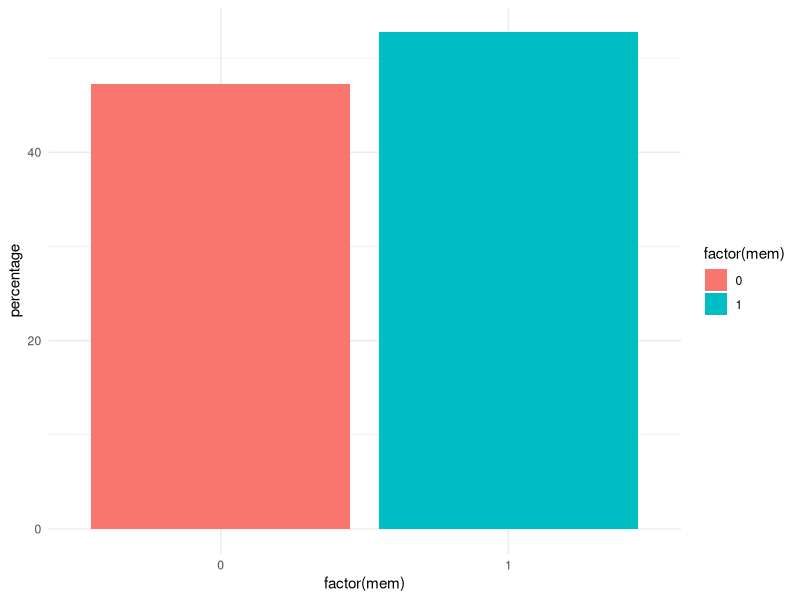
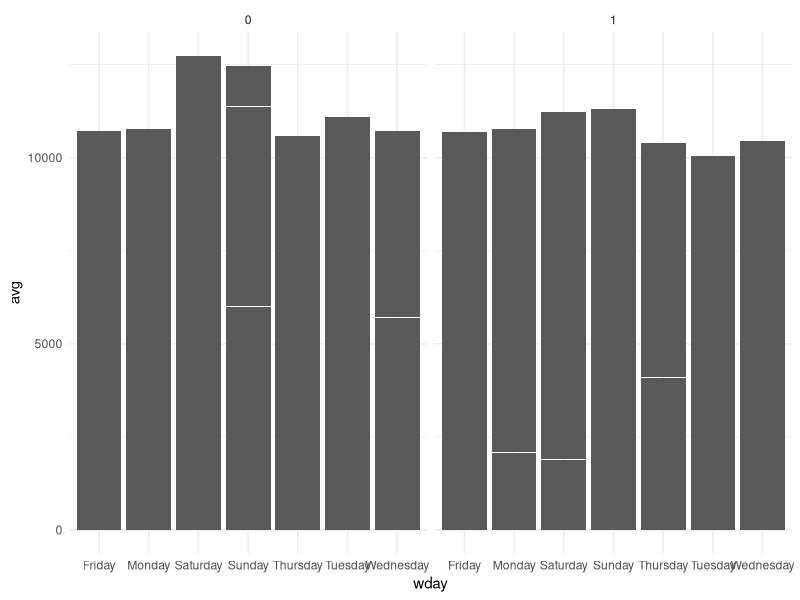
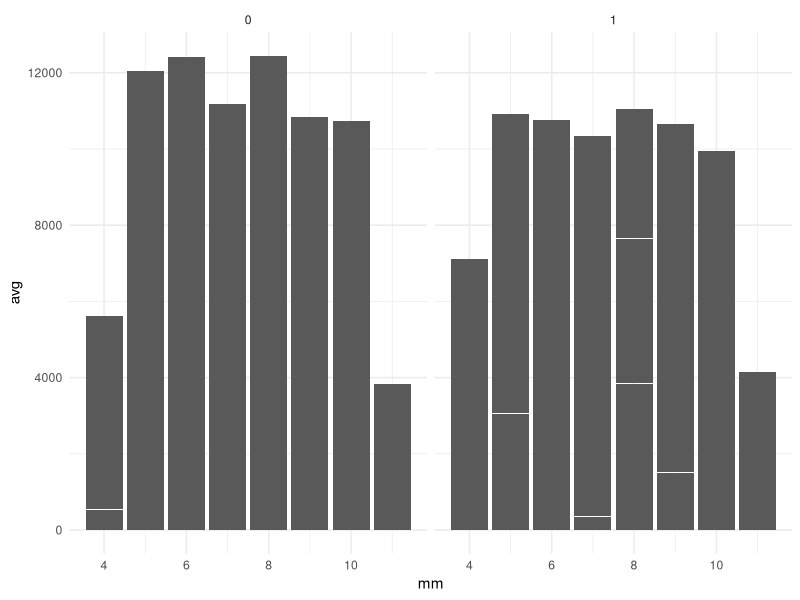
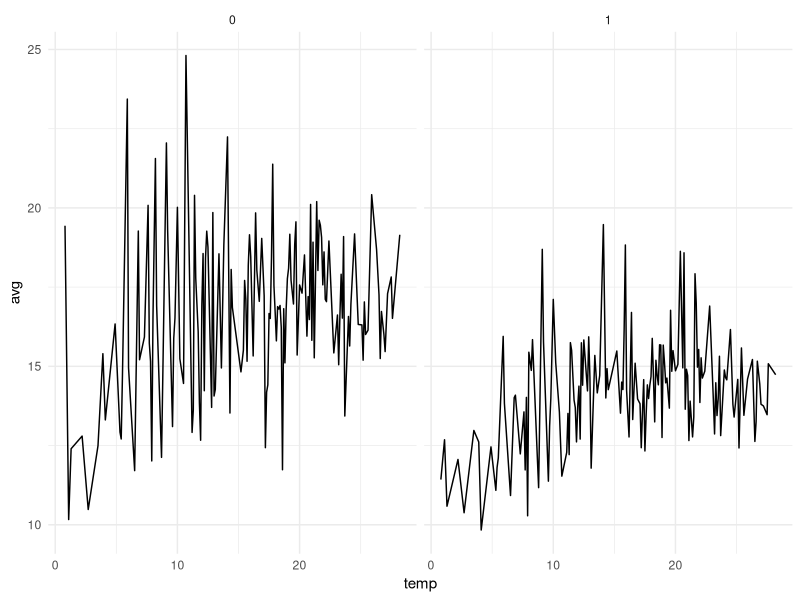
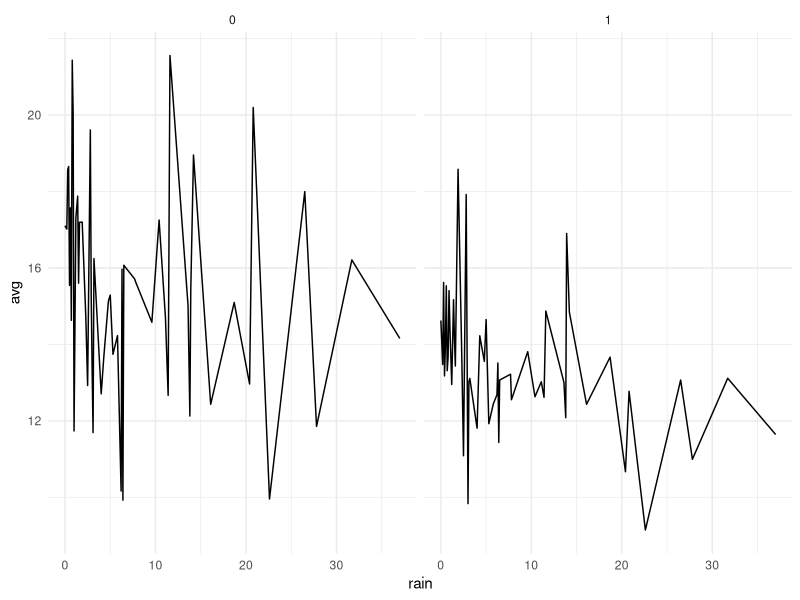
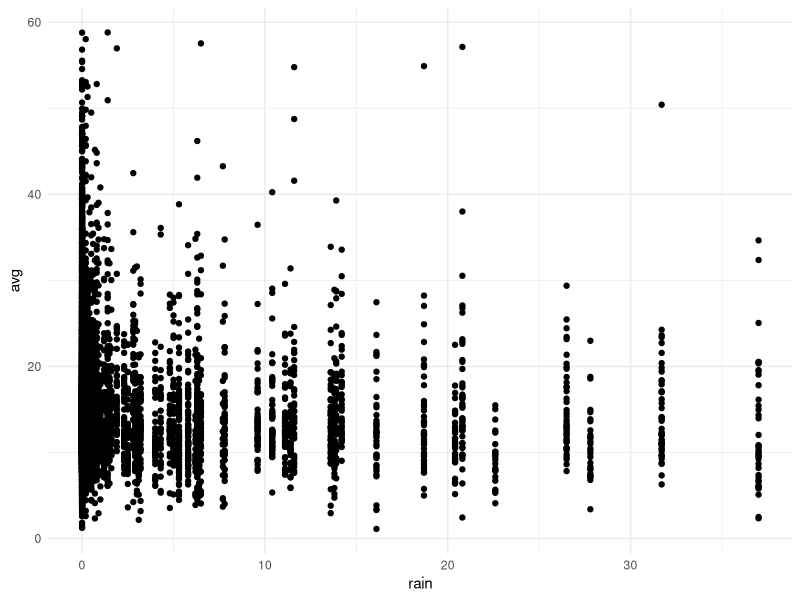
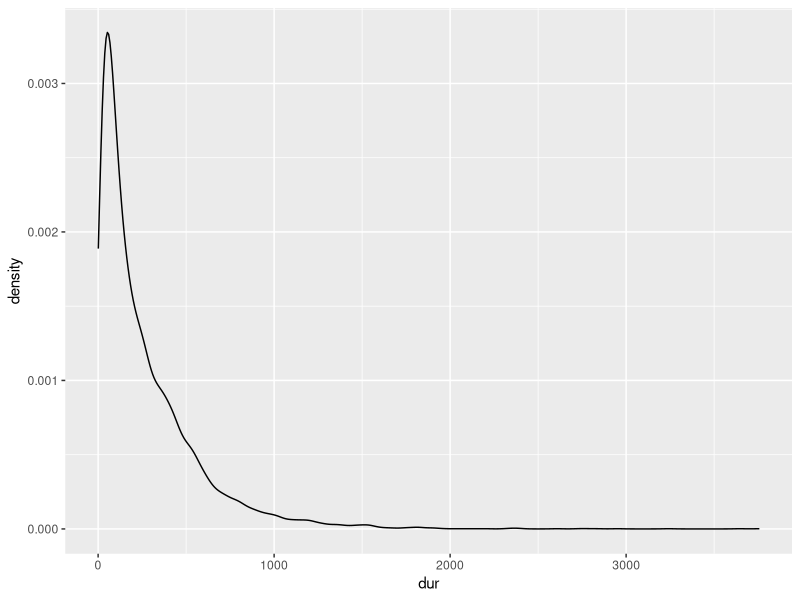

R code for these plots, in order:
## ---- chunk 1
library(tidyverse)
## ---- chunk 2
dat = read.csv("bixi1.csv")
## ---- chunk 3
donnees_summary <- dat %>%
  group_by(mem) %>%
  summarise(percentage = n() / nrow(dat) * 100)
# Création variable pour afficher en %

# Création du graphique à barres
ggplot(data = donnees_summary, aes(x = factor(mem), y = percentage, fill = factor(mem))) +
  geom_bar(stat = "identity") +
  theme_minimal()
## ---- chunk 4
ggplot(dat, aes(wday, avg)) +
  geom_bar(stat = "identity") +
  theme_minimal() +
  facet_wrap(~ mem)
## ---- chunk 5
ggplot(dat, aes(mm, avg)) +
  geom_bar(stat = "identity") +
  theme_minimal() +
  facet_wrap(~ mem)
## ---- chunk 6
dat_temp <- dat %>%
  select(mem, avg, temp) %>% 
  group_by(temp, mem) %>%
  summarise(avg = mean(avg))

ggplot(dat_temp, aes(temp, avg)) +
  geom_line(stat = "identity") +
  theme_minimal() +
  facet_wrap(~ mem)
## ---- chunk 7
dat_rain <- dat %>%
  select(mem, avg, rain) %>% 
  group_by(rain, mem) %>%
  summarise(avg = mean(avg))

ggplot(dat_rain, aes(rain, avg)) +
  geom_line(stat = "identity") +
  theme_minimal() +
  facet_wrap(~ mem)
## ---- chunk 8
dat_mem <- dat %>%
  select(mem, avg) %>% 
  group_by(mem) %>%
  summarise(avg = mean(avg))

print(dat_mem)
## ---- chunk 9
dat %>%  ggplot(aes(rain,avg))+
  geom_point()+
  theme_minimal()

dat %>% ggplot(aes(dur))+
  geom_density()
  
  


